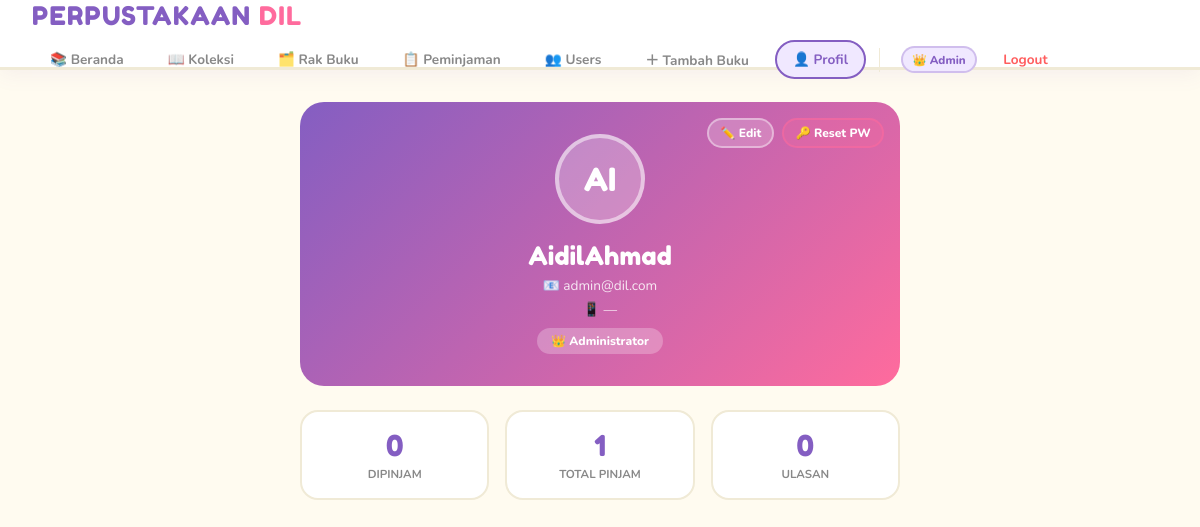
The app's page /profil (signed in) with its own data.
### models.py (models this page shows)
class User(UserMixin, db.Model):
    __tablename__ = 'users'
    id         = db.Column(db.Integer, primary_key=True)
    nama       = db.Column(db.String(100), nullable=False)
    email      = db.Column(db.String(120), unique=True, nullable=False)
    username   = db.Column(db.String(50), unique=True, nullable=False)
    password   = db.Column(db.String(200), nullable=False)
    hp         = db.Column(db.String(20), default='')
    role       = db.Column(db.String(20), default='pengunjung')  # admin / pengunjung
    created_at = db.Column(db.DateTime, default=datetime.utcnow)
    peminjaman = db.relationship('Peminjaman', backref='user', lazy=True)
    ulasan     = db.relationship('Ulasan', backref='user', lazy=True)

### routes/main.py (the view, shortened to what this page needs)
@main.route('/profil', methods=['GET', 'POST'])
@login_required
def profil():
    pinjam_aktif  = Peminjaman.query.filter_by(user_id=current_user.id, status='Dipinjam').all()
    total_pinjam  = Peminjaman.query.filter_by(user_id=current_user.id).count()
    total_ulasan  = Ulasan.query.filter_by(user_id=current_user.id).count()
    return render_template('main/profil.html',
        pinjam_aktif=pinjam_aktif,
        total_pinjam=total_pinjam,
        total_ulasan=total_ulasan)

### templates/main/profil.html (shortened to what this page needs)
{% extends 'base.html' %}
{% block content %}
<div style="max-width:600px;margin:0 auto">
  <div class="profil-hero">
    <div style="display:flex;gap:.5rem;position:absolute;top:1rem;right:1rem">
      <button class="btn btn-sm" style="background:rgba(255,255,255,.2);border:2px solid rgba(255,255,255,.4);color:#fff"
              onclick="toggleSection('editForm')">✏️ Edit</button>
      <button class="btn btn-sm" style="background:rgba(255,107,157,.25);border:2px solid rgba(255,107,157,.5);color:#fff"
              onclick="toggleSection('passForm')">🔑 Reset PW</button>
    </div>
    <div class="profil-avatar">{{ current_user.nama[:2].upper() }}</div>
    <div class="profil-nama">{{ current_user.nama }}</div>
    <div class="profil-email">📧 {{ current_user.email }}</div>
    <div class="profil-email">📱 {{ current_user.hp or '—' }}</div>
    <div class="profil-badge">{{ '👑 Administrator' if current_user.role == 'admin' else '👤 @' + current_user.username }}</div>
  </div>
  <div class="profil-stats">
    <div class="profil-stat"><div class="profil-stat-num">{{ pinjam_aktif|length }}</div><div class="profil-stat-label">Dipinjam</div></div>
    <div class="profil-stat"><div class="profil-stat-num">{{ total_pinjam }}</div><div class="profil-stat-label">Total Pinjam</div></div>
    <div class="profil-stat"><div class="profil-stat-num">{{ total_ulasan }}</div><div class="profil-stat-label">Ulasan</div></div>
  </div>
</div>
{% endblock %}

### templates/base.html (shortened to what this page needs)
<!DOCTYPE html>
<html lang="id">
<head>
<link rel="stylesheet" href="{{ url_for('static', filename='css/style.css') }}">
</head>
<body>
{% if current_user.is_authenticated %}
<header>
  <div class="logo">PERPUSTAKAAN <span>DIL</span></div>
  <nav>
    <a href="{{ url_for('main.index') }}"        class="nav-btn {% if request.endpoint == 'main.index' %}active{% endif %}">📚 Beranda</a>
    <a href="{{ url_for('books.index') }}"        class="nav-btn {% if request.blueprint == 'books' %}active{% endif %}">📖 Koleksi</a>
    <a href="{{ url_for('main.rak') }}"           class="nav-btn {% if request.endpoint == 'main.rak' %}active{% endif %}">🗂️ Rak Buku</a>
    {% if current_user.role == 'admin' %}
    <a href="{{ url_for('peminjaman.index') }}"   class="nav-btn {% if request.blueprint == 'peminjaman' %}active{% endif %}">📋 Peminjaman</a>
    <a href="{{ url_for('main.users') }}"         class="nav-btn {% if request.endpoint == 'main.users' %}active{% endif %}">👥 Users</a>
    <a href="{{ url_for('books.tambah') }}"       class="nav-btn {% if request.endpoint == 'books.tambah' %}active{% endif %}">＋ Tambah Buku</a>
    {% endif %}
    <a href="{{ url_for('main.profil') }}"        class="nav-btn {% if request.endpoint == 'main.profil' %}active{% endif %}">👤 Profil</a>
    <span class="role-badge role-{{ current_user.role }}">
      {{ '👑 Admin' if current_user.role == 'admin' else '👤 ' + current_user.nama }}
    </span>
    <a href="{{ url_for('auth.logout') }}" class="nav-btn btn-logout">Logout</a>
  </nav>
</header>
{% endif %}
<div class="{% if current_user.is_authenticated %}main-wrap{% endif %}">
  {% block content %}{% endblock %}
</div>
</body>
</html>

### static/css/style.css (style rules this page uses)
:root { --bg:#FFFBF0;--bg2:#FFFFFF;--bg3:#F8F4FF;--gold:#845EC2;--gold2:#9B72D0;--cream:#2D2D2D;--text:#2D2D2D;--muted:#888;--accent:#FF5E5E;--green:#06D6A0;--border:rgba(132,94,194,0.18);--pink:#FF6B9D;--yellow:#FFD93D;--teal:#06D6A0;--purple:#845EC2;--orange:#FF9A3C;--blue:#4FC3F7; }
* { margin:0;padding:0;box-sizing:border-box; }
body { background:var(--bg);color:var(--text);font-family:'Nunito',sans-serif;min-height:100vh; }
header { background:var(--bg2);border-bottom:3px solid #F0EAD6;padding:0 2rem;display:flex;align-items:center;justify-content:space-between;height:70px;position:sticky;top:0;z-index:100;box-shadow:0 4px 20px rgba(132,94,194,0.08);flex-wrap:wrap;gap:.5rem; }
.logo { font-family:'Fredoka One',cursive;font-size:1.6rem;color:var(--purple);letter-spacing:.05em;text-decoration:none; }
.logo span { color:var(--pink); }
nav { display:flex;gap:.5rem;align-items:center;flex-wrap:wrap; }
.nav-btn { background:none;border:2px solid transparent;color:var(--muted);font-family:'Nunito',sans-serif;font-size:.85rem;font-weight:700;padding:.5rem 1rem;cursor:pointer;border-radius:50px;transition:all .2s;text-decoration:none;display:inline-block; }
.nav-btn:hover,.nav-btn.active { color:var(--purple);background:#F0E8FF;border-color:var(--purple); }
.btn-logout { color:var(--accent)!important; }
.role-badge { font-size:.72rem;padding:.2rem .6rem;border-radius:20px;font-weight:800;margin-left:.5rem; }
.role-admin { background:#F0E8FF;color:var(--purple);border:2px solid rgba(132,94,194,.3); }
.main-wrap { max-width:1200px;margin:0 auto;padding:2rem; }
.btn { padding:.7rem 1.4rem;border:none;border-radius:50px;cursor:pointer;font-family:'Nunito',sans-serif;font-size:.85rem;font-weight:800;transition:all .2s;text-decoration:none;display:inline-block; }
.btn-sm { padding:.3rem .7rem;font-size:.75rem; }
.profil-hero { background:linear-gradient(135deg,var(--purple),var(--pink));border-radius:24px;padding:2rem;text-align:center;color:#fff;margin-bottom:1.5rem;position:relative; }
.profil-avatar { width:90px;height:90px;border-radius:50%;background:rgba(255,255,255,0.25);display:flex;align-items:center;justify-content:center;font-family:'Fredoka One',cursive;font-size:2rem;margin:0 auto 1rem;border:4px solid rgba(255,255,255,0.5); }
.profil-nama { font-family:'Fredoka One',cursive;font-size:1.6rem; }
.profil-email { font-size:.85rem;opacity:.85;margin-top:.3rem; }
.profil-badge { display:inline-block;background:rgba(255,255,255,0.25);padding:.3rem .9rem;border-radius:50px;font-size:.75rem;font-weight:800;margin-top:.6rem; }
.profil-stats { display:grid;grid-template-columns:repeat(3,1fr);gap:1rem;margin-bottom:1.5rem; }
.profil-stat { background:#fff;border:2.5px solid #F0EAD6;border-radius:18px;padding:1rem;text-align:center; }
.profil-stat-num { font-family:'Fredoka One',cursive;font-size:1.8rem;color:var(--purple); }
.profil-stat-label { font-size:.72rem;color:var(--muted);font-weight:700;text-transform:uppercase;margin-top:.2rem; }

### records on screen
User: role "👑 Admin", nama "AI", nama "AidilAhmad", email "admin@dil.com", hp "—", role "👑 Administrator"

### other values on screen
{{ pinjam_aktif|length }} "0"
{{ total_pinjam }} "1"
{{ total_ulasan }} "0"
